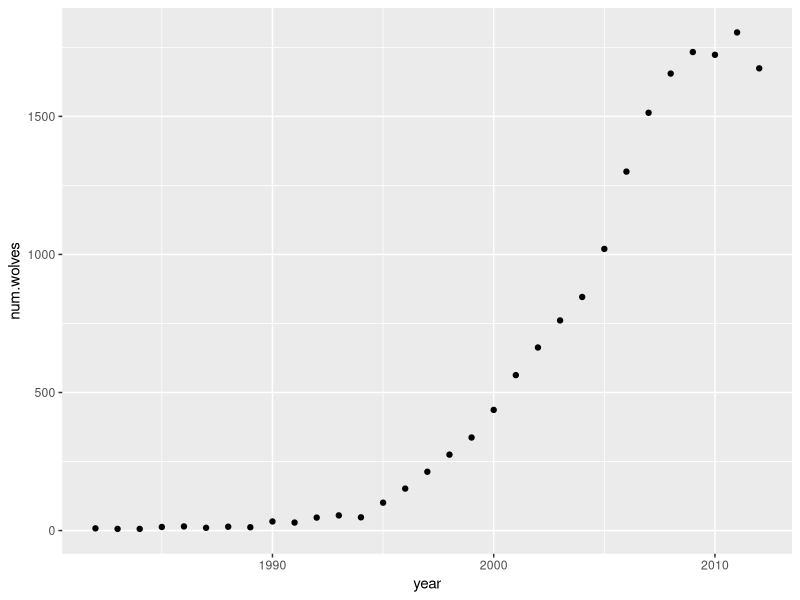
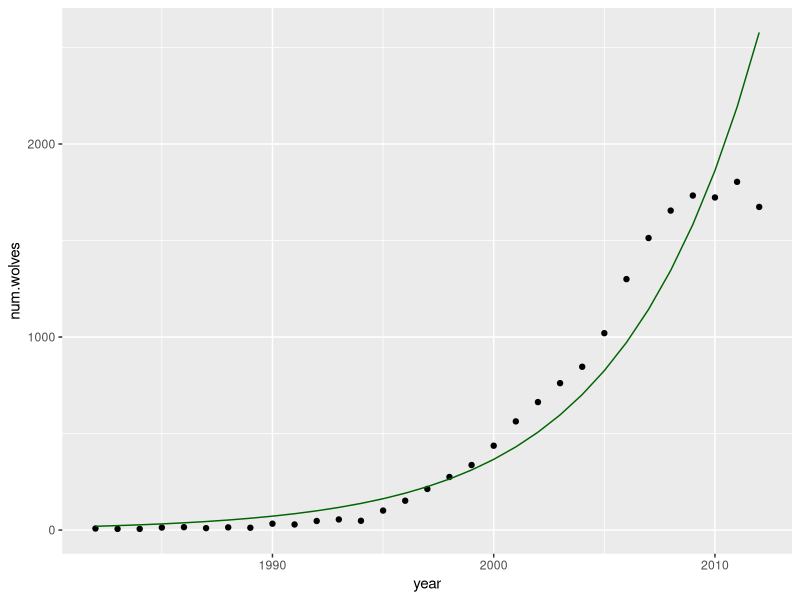
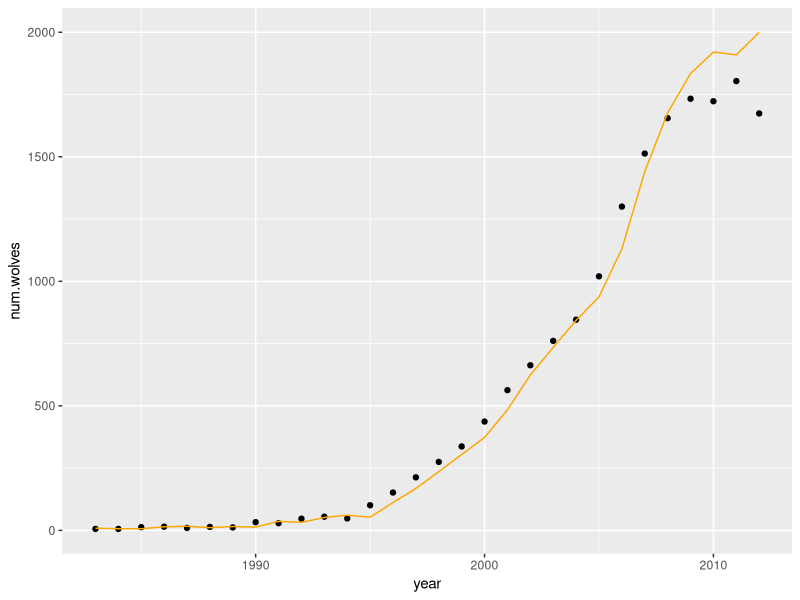
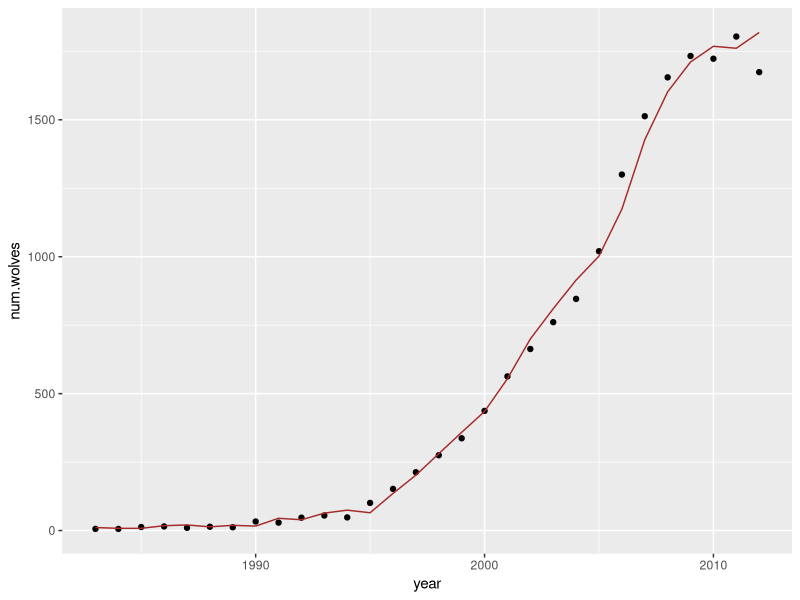

Write R code to recreate these figures, in order.
## ---- chunk 1
library(tidyverse)
wolves <- read_csv("NRMwolves.csv") %>%
  mutate(year_post = year - 1982) 
head(wolves)
## ---- chunk 2
wolfplot <-
  ggplot(wolves, aes(x = year, y = num.wolves)) +
  geom_point() 
wolfplot
## ---- chunk 3
m_exp <- glm(num.wolves ~ year_post, 
             family = poisson(link = "log"), data = wolves)
exp(coef(m_exp))
## ---- chunk 4
wolfplot +
  geom_line(aes(y = predict(m_exp, type = "response")), color = "darkgreen")
## ---- chunk 5
wolves2 <- wolves %>%
  mutate(num.prev = lag(num.wolves)) %>% #create a column of lagged wolf numbers
  filter(!is.na(num.prev))

m_process <- glm(num.wolves ~ 1, offset = log(num.prev),
                 family = poisson(link = "log"), data = wolves2)
## ---- chunk 6
exp(coef(m_process))
## ---- chunk 7
1.108238 * 13
## ---- chunk 8
ggplot(wolves2, aes(x = year, y = num.wolves)) +
  geom_point() +
  geom_line(aes(y = predict(m_process, type = "response")), color = "orange")
## ---- chunk 9
m_rick <- glm(num.wolves ~ num.prev, offset = log(num.prev),
              family = poisson, data = wolves2)
## ---- chunk 10
coef(m_rick)[1]
## ---- chunk 11
coef(m_rick)[2]
## ---- chunk 12
-coef(m_rick)[1]/coef(m_rick)[2]
## ---- chunk 13
ggplot(wolves2, aes(x = year, y = num.wolves)) +
  geom_point() +
  geom_line(aes(y = predict(m_rick, type = "response")), color = "brown")
